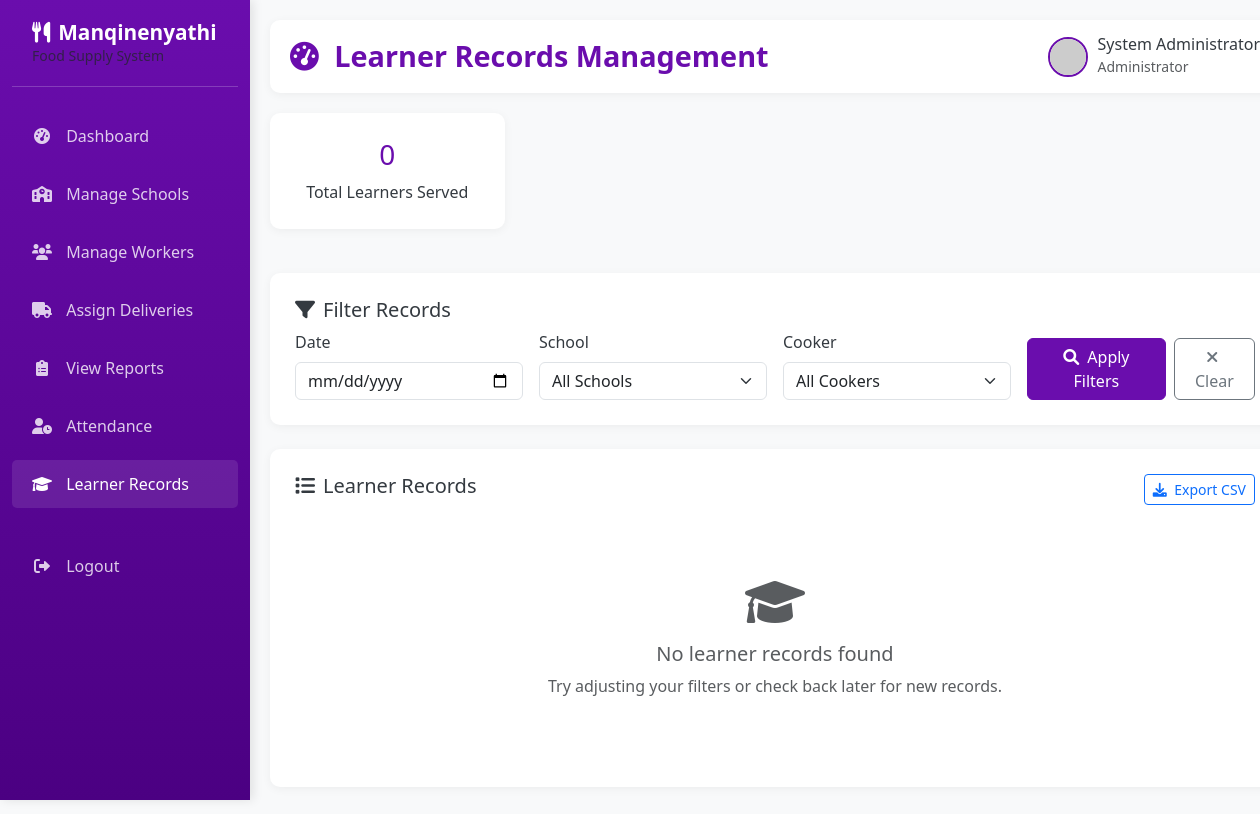
Page /admin/learner-records (signed in) on the earlier database version.
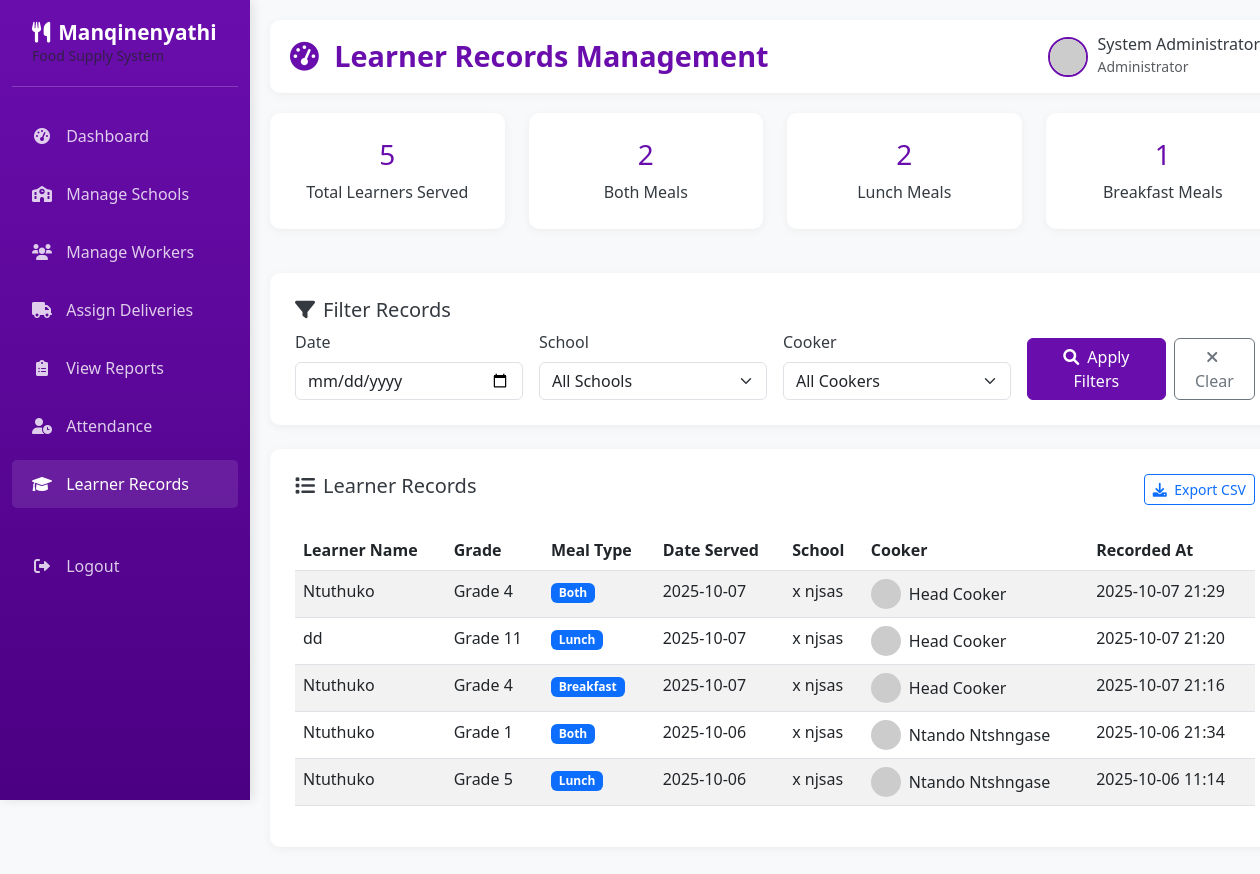
Same page on the later database version.
### app.py (models this page shows, shortened)
class Learner(db.Model):
    __tablename__ = 'learners'
    learner_id = db.Column(db.Integer, primary_key=True)
    learner_name = db.Column(db.String(100), nullable=False)
    grade = db.Column(db.String(10), nullable=False)
    cooker_id = db.Column(db.Integer, db.ForeignKey('users.user_id'), nullable=False)
    school_id = db.Column(db.Integer, db.ForeignKey('schools.school_id'), nullable=False)
    date_served = db.Column(db.Date, nullable=False)
    meal_type = db.Column(db.String(20), default='Lunch')
    created_at = db.Column(db.DateTime, default=datetime.utcnow)

class School(db.Model):
    __tablename__ = 'schools'
    school_id = db.Column(db.Integer, primary_key=True)
    school_name = db.Column(db.String(150), nullable=False)
    location = db.Column(db.String(150), nullable=False)
    contact_person = db.Column(db.String(100), nullable=False)
    contact_number = db.Column(db.String(20), nullable=False)
    created_at = db.Column(db.DateTime, default=datetime.utcnow)
    deliveries = db.relationship('Delivery', backref='school')
    attendance = db.relationship('Attendance', backref='school')
    learners = db.relationship('Learner', backref='school')

class User(db.Model):
    __tablename__ = 'users'
    user_id = db.Column(db.Integer, primary_key=True)
    full_name = db.Column(db.String(100), nullable=False)
    email = db.Column(db.String(100), unique=True, nullable=False)
    password = db.Column(db.String(255), nullable=False)
    role = db.Column(db.Enum('admin', 'cooker', 'delivery'), nullable=False)
    phone = db.Column(db.String(20))
    created_at = db.Column(db.DateTime, default=datetime.utcnow)
    deliveries = db.relationship('Delivery', backref='delivery_guy', foreign_keys='Delivery.delivery_guy_id')
    attendance = db.relationship('Attendance', backref='cooker', foreign_keys='Attendance.cooker_id')
    learners = db.relationship('Learner', backref='cooker', foreign_keys='Learner.cooker_id')

### app.py (the view)
@app.route('/admin/learner-records')
def admin_learner_records():
    if session.get('role') != 'admin':
        return redirect(url_for('home'))
    date_filter = request.args.get('date', '')
    school_filter = request.args.get('school', '')
    cooker_filter = request.args.get('cooker', '')
    query = db.session.query(Learner, User, School)\
        .join(User, Learner.cooker_id == User.user_id)\
        .join(School, Learner.school_id == School.school_id)
    if date_filter:
        try:
            filter_date = datetime.strptime(date_filter, '%Y-%m-%d').date()
            query = query.filter(Learner.date_served == filter_date)
        except ValueError:
            flash('Invalid date format', 'error')
    if school_filter:
        query = query.filter(Learner.school_id == school_filter)
    if cooker_filter:
        query = query.filter(Learner.cooker_id == cooker_filter)
    learner_records = query.order_by(Learner.date_served.desc(), Learner.created_at.desc()).all()
    all_schools = School.query.order_by(School.school_name).all()
    all_cookers = User.query.filter_by(role='cooker').order_by(User.full_name).all()
    total_learners = len(learner_records)
    meal_type_counts = {}
    for learner, cooker, school in learner_records:
        meal_type = learner.meal_type
        meal_type_counts[meal_type] = meal_type_counts.get(meal_type, 0) + 1
    return render_template('admin_learner_records.html',
                         learner_records=learner_records,
                         total_learners=total_learners,
                         meal_type_counts=meal_type_counts,
                         all_schools=all_schools,
                         all_cookers=all_cookers,
                         date_filter=date_filter,
                         school_filter=school_filter,
                         cooker_filter=cooker_filter)

### templates/admin_learner_records.html (shortened to what the changed rows need)
{% extends "admin_base.html" %}
{% block page_title %}Learner Records Management{% endblock %}
{% block content %}
<div class="row">
    <div class="col-12">
        <div class="row mb-4">
            <div class="col-md-3">
                <div class="content-card text-center">
                    <h3 class="text-purple">{{ total_learners }}</h3>
                    <p class="mb-0">Total Learners Served</p>
                </div>
            </div>
            {% for meal_type, count in meal_type_counts.items() %}
            <div class="col-md-3">
                <div class="content-card text-center">
                    <h3 class="text-purple">{{ count }}</h3>
                    <p class="mb-0">{{ meal_type }} Meals</p>
                </div>
            </div>
            {% endfor %}
        </div>
        <div class="content-card">
            {% if learner_records %}
            <div class="table-responsive">
                <table class="table table-striped table-hover" id="learnerTable">
                    <thead>
                        <tr>
                            <th>Learner Name</th>
                            <th>Grade</th>
                            <th>Meal Type</th>
                            <th>Date Served</th>
                            <th>School</th>
                            <th>Cooker</th>
                            <th>Recorded At</th>
                        </tr>
                    </thead>
                    <tbody>
                        {% for learner, cooker, school in learner_records %}
                        <tr>
                            <td>{{ learner.learner_name }}</td>
                            <td>{{ learner.grade }}</td>
                            <td>
                                <span class="badge bg-primary">{{ learner.meal_type }}</span>
                            </td>
                            <td>{{ learner.date_served.strftime('%Y-%m-%d') }}</td>
                            <td>{{ school.school_name }}</td>
                            <td>
                                <div class="d-flex align-items-center">
                                    <img src="https://ui-avatars.com/api/?name={{ cooker.full_name }}&background=6a0dad&color=fff"
                                         alt="{{ cooker.full_name }}" class="rounded-circle me-2" width="30" height="30">
                                    {{ cooker.full_name }}
                                </div>
                            </td>
                            <td>{{ learner.created_at.strftime('%Y-%m-%d %H:%M') }}</td>
                        </tr>
                        {% endfor %}
                    </tbody>
                </table>
            </div>
            {% else %}
            <div class="text-center py-5">
                <i class="fas fa-graduation-cap fa-3x text-muted mb-3"></i>
                <h5 class="text-muted">No learner records found</h5>
                <p class="text-muted">Try adjusting your filters or check back later for new records.</p>
            </div>
            {% endif %}
        </div>
    </div>
</div>
{% endblock %}

Differences in the rows shown:
added Learner: cooker "2", meal_type "Both", learner_name "Ntuthuko", grade "Grade 4", date_served "2025-10-07", school_name "x njsas", full_name "Head Cooker", created_at "2025-10-07 21:29"
added Learner: cooker "2", meal_type "Lunch", learner_name "dd", grade "Grade 11", date_served "2025-10-07", school_name "x njsas", full_name "Head Cooker", created_at "2025-10-07 21:20"
added Learner: school "1", meal_type "Breakfast", learner_name "Ntuthuko", grade "Grade 4", date_served "2025-10-07", school_name "x njsas", full_name "Head Cooker", created_at "2025-10-07 21:16"
added Learner: learner_name "Ntuthuko", grade "Grade 1", meal_type "Both", date_served "2025-10-06", school_name "x njsas", full_name "Ntando Ntshngase", created_at "2025-10-06 21:34", shown under "Learner Records"
now on this page (row unchanged): Learner: learner_name "Ntuthuko", grade "Grade 5", meal_type "Lunch", date_served "2025-10-06", school_name "x njsas", full_name "Ntando Ntshngase", created_at "2025-10-06 11:14", shown under "Learner Records"
Other differences:
{{ total_learners }}: "0" → "5"
text no longer shown: "No learner records found Try adjusting your filters or check back later for new records."
text now shown: "Learner Name Grade Meal Type Date Served School Cooker Recorded At"
